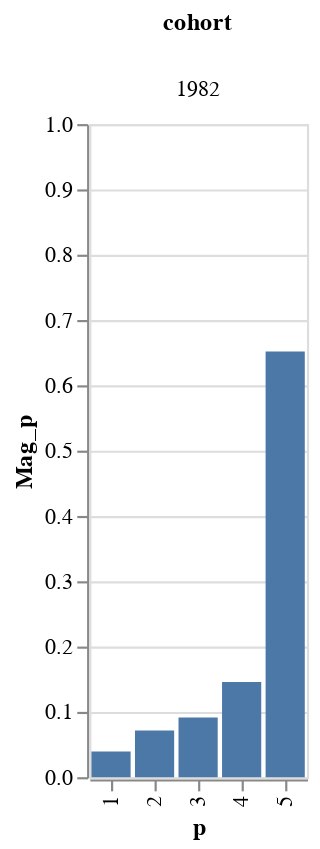

Notebook cell for this chart:
### Code cell
p_mag

### Figure 1 — Vega-Lite specification as saved in the notebook (floating-point values rounded to 4 significant figures)
{"config": {"view": {"continuousWidth": 400, "continuousHeight": 300}}, "data": {"name": "data-413b3042246abfccf6f327880e7101a3"}, "mark": "bar", "encoding": {"column": {"type": "ordinal", "field": "cohort"}, "x": {"type": "ordinal", "field": "p"}, "y": {"type": "quantitative", "field": "Mag_p", "scale": {"domain": [0, 1]}}}, "$schema": "https://vega.github.io/schema/vega-lite/v4.8.1.json", "datasets": {"data-413b3042246abfccf6f327880e7101a3": [{"k": 1, "Mag_k": 0.08485, "p": 1, "Mag_p": 0.03941, "cohort": 1982}, {"k": 2, "Mag_k": 0.07331, "p": 2, "Mag_p": 0.07154, "cohort": 1982}, {"k": 3, "Mag_k": 0.09128, "p": 3, "Mag_p": 0.09132, "cohort": 1982}, {"k": 4, "Mag_k": 0.1282, "p": 4, "Mag_p": 0.1458, "cohort": 1982}, {"k": 5, "Mag_k": 0.6224, "p": 5, "Mag_p": 0.6519, "cohort": 1982}]}}
